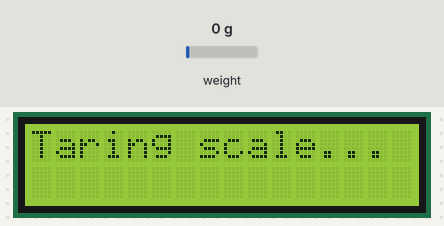
Recording of a sketch running on a simulated Arduino Uno, built with avr-gcc and run on an emulated ATmega328P. On the bench: 16×2 character LCD. The test bench sets the inputs (shaded band); at power-on: weight on the scale 0 g. The audio player accepts every command and is not drawn; what the sketch prints to the serial monitor is not drawn.

Above: at 0.6 s.
At 13.2 s:
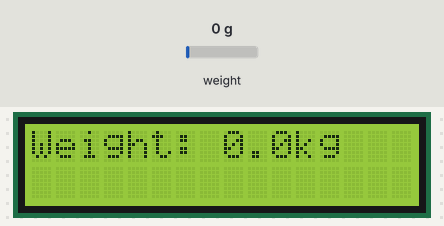
13.3 s: weight on the scale set to 100 g
At 16.3 s:
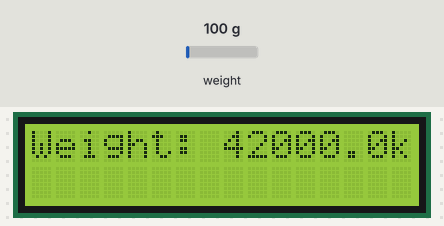
17.1 s: weight on the scale set to 1250 g
At 19.3 s:
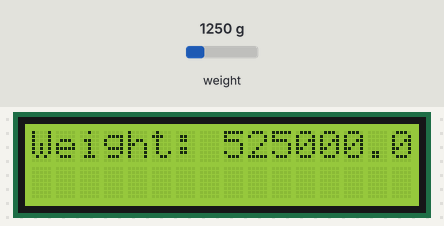
20.2 s: weight on the scale set to 2500 g
At 22.3 s:
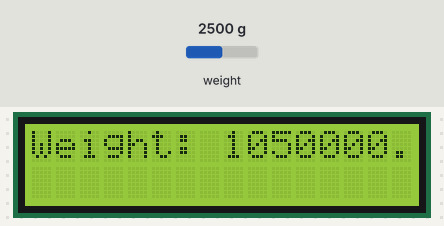
Timing chart, 0 to 23.8 s (numbered marks = the images above; inputs shaded):
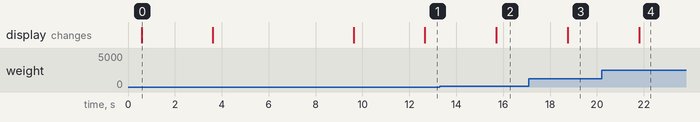

Measured:
- after the input at 13.3 s, the display: changes after 2.4 s (image 2)
- after the input at 17.1 s, the display: changes after 1.6 s (image 3)
- after the input at 20.2 s, the display: changes after 1.6 s (image 4)
- what the display in image 0 shows lasts 3.0 s, from 0.6 s to 3.6 s

The sketch:

Tugas_Rancang_Timbangan_Untuk_Tunanetra.ino
```cpp
#include "SoftwareSerial.h"
#include "DFRobotDFPlayerMini.h"
#include <Wire.h>
#include <LiquidCrystal_I2C.h>
#include "HX711.h"

// Pin definitions
static const uint8_t PIN_MP3_TX = 2;
static const uint8_t PIN_MP3_RX = 3;
SoftwareSerial softwareSerial(PIN_MP3_RX, PIN_MP3_TX);

DFRobotDFPlayerMini player;

#define I2C_ADDR 0x27
#define LCD_COLS 16
#define LCD_ROWS 2
LiquidCrystal_I2C lcd(I2C_ADDR, LCD_COLS, LCD_ROWS);

#define DOUT 4
#define CLK 5
HX711 scale;

// Variables for calibration
float calibration_factor = -7050; // You might need to adjust this
float known_weight = 1.0; // known weight in kilograms
float weight = 0.0;

void setup() {
  Serial.begin(9600);
  softwareSerial.begin(9600);

  if (player.begin(softwareSerial)) {
    player.volume(30);
  } else {
    Serial.println("Connecting to DFPlayer Mini failed!");
  }

  lcd.init();
  lcd.backlight();

  scale.begin(DOUT, CLK);
  lcd.setCursor(0, 0);
  lcd.print("Taring scale...");
  scale.tare();
  delay(2000);

  lcd.clear();
  lcd.setCursor(0, 0);
  lcd.print("Place weight:");
  lcd.setCursor(0, 1);
  lcd.print(known_weight, 1);
  lcd.print(" kg");
  delay(5000); // Wait for the user to place the known weight

  float raw_value = scale.get_units(10);
  calibration_factor = raw_value / known_weight;
  scale.set_scale(calibration_factor);

  lcd.clear();
  lcd.setCursor(0, 0);
  lcd.print("Calibration done");
  delay(2000);

  Serial.println("HX711 calibration complete");
}

void loop() {
  if (scale.is_ready()) {
    weight = scale.get_units(10); // Average over 10 readings

    if (weight < 0.0) {
      weight = 0.0;
    }

    updateLCD(weight);
    playTrack(weight);
    delay(2000);
  } else {
    Serial.println("HX711 not found.");
  }
}

void playTrack(float weight) {
  int track;


  if (weight >= 0.0 && weight < 0.06) {
    track = 13; //0.0
  } else if (weight >= 0.06 && weight < 0.16) {
    track = 14; //0.1
  } else if (weight >= 0.16 && weight < 0.26) {
    track = 15; //0.2
  } else if (weight >= 0.26 && weight < 0.36) {
    track = 16; //0.3
  } else if (weight >= 0.36 && weight < 0.46) {
    track = 17; //0.4
  } else if (weight >= 0.46 && weight < 0.56) {
    track = 18; //0.5
  } else if (weight >= 0.56 && weight < 0.66) {
    track = 19; //0.6
  } else if (weight >= 0.66 && weight < 0.76) {
    track = 20; //0.7
  } else if (weight >= 0.76 && weight < 0.86) {
    track = 21; //0.8
  } else if (weight >= 0.86 && weight < 0.96) {
    track = 22; //0.9
  } else if (weight >= 0.96 && weight < 1.06) {
    track = 23; //1.0
  } else if (weight >= 1.06 && weight < 1.16) {
    track = 24; //1.1
  } else if (weight >= 1.16 && weight < 1.26) {
    track = 25; //1.2
  } else if (weight >= 1.26 && weight < 1.36) {
    track = 26; //1.3
  } else if (weight >= 1.36 && weight < 1.46) {
    track = 27; //1.4
  } else if (weight >= 1.46 && weight < 1.56) {
    track = 28; //1.5
  } else if (weight >= 1.56 && weight < 1.66) {
    track = 29; //1.6
  } else if (weight >= 1.66 && weight < 1.76) {
    track = 30; //1.7
  } else if (weight >= 1.76 && weight < 1.86) {
    track = 31; //1.8
  } else if (weight >= 1.86 && weight < 1.96) {
    track = 32; //1.9
  } else if (weight >= 1.96 && weight < 2.06) {
    track = 33; //2.0
  } else if (weight >= 2.06 && weight < 2.16) {
    track = 34; //2.1
  } else if (weight >= 2.16 && weight < 2.26) {
    track = 35; //2.2
  } else if (weight >= 2.26 && weight < 2.36) {
    track = 36; //2.3
  } else if (weight >= 2.36 && weight < 2.46) {
    track = 37; //2.4
  } else if (weight >= 2.46 && weight < 2.56) {
    track = 38; //2.5
  } else if (weight >= 2.56 && weight < 2.66) {
    track = 39; //2.6
  } else if (weight >= 2.66 && weight < 2.76) {
    track = 40; //2.7
  } else if (weight >= 2.76 && weight < 2.86) {
    track = 41; //2.8
  } else if (weight >= 2.86 && weight < 2.96) {
    track = 42; //2.9
  } else if (weight >= 2.96 && weight < 3.06) {
    track = 43; //3.0
  } else if (weight >= 3.06 && weight < 3.16) {
    track = 44; //3.1
  } else if (weight >= 3.16 && weight < 3.26) {
    track = 45; //3.2
  } else if (weight >= 3.26 && weight < 3.36) {
    track = 46; //3.3
  } else if (weight >= 3.36 && weight < 3.46) {
    track = 47; //3.4
  } else if (weight >= 3.46 && weight < 3.56) {
    track = 48; //3.5
  } else if (weight >= 3.56 && weight < 3.66) {
    track = 49; //3.6
  } else if (weight >= 3.66 && weight < 3.76) {
    track = 50; //3.7
  } else if (weight >= 3.76 && weight < 3.86) {
    track = 51; //3.8
  } else if (weight >= 3.86 && weight < 3.96) {
    track = 1; //3.9
  } else if (weight >= 3.96 && weight < 4.06) {
    track = 2; //4.0
  } else if (weight >= 4.06 && weight < 4.16) {
    track = 3; //4.1
  } else if (weight >= 4.16 && weight < 4.26) {
    track = 4; //4.2
  } else if (weight >= 4.26 && weight < 4.36) {
    track = 5; //4.3
  } else if (weight >= 4.36 && weight < 4.46) {
    track = 6; //4.4
  } else if (weight >= 4.46 && weight < 4.56) {
    track = 7; //4.5
  } else if (weight >= 4.56 && weight < 4.66) {
    track = 8; //4.6
  } else if (weight >= 4.66 && weight < 4.76) {
    track = 9; //4.7
  } else if (weight >= 4.76 && weight < 4.86) {
    track = 10; //4.8
  } else if (weight >= 4.86 && weight < 4.96) {
    track = 11; //4.9
  } else if (weight >= 4.96 && weight < 5.06) {
    track = 12; //5.0
  } else {
    track = 13;
  }


  player.play(track);
  Serial.print("DFPlayer playing track ");
  Serial.print(track);
  Serial.print(" corresponding to weight: ");
  Serial.print(weight * 1000, 1); // Print weight in grams on serial monitor
  Serial.println(" g");
}

void updateLCD(float weight) {
  lcd.clear();
  lcd.setCursor(0, 0);
  lcd.print("Weight: ");
  lcd.print(weight, 1);
  lcd.print("kg");
}
```
